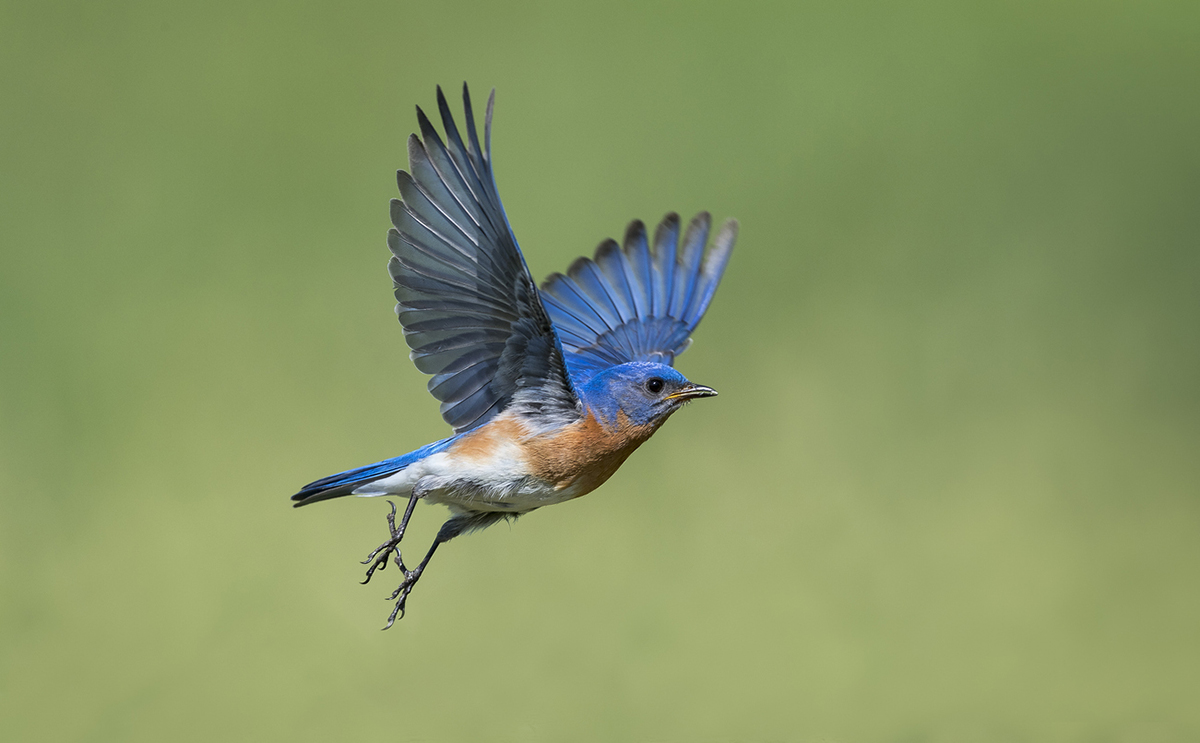
#> input picture Computer Vision/Bölümler/DATA/21_bird.jpg, 1200 x 743 px, found by its file name
$ jupyter execute Ornek4.6.ipynb   (shell and % lines are left out)
#> lines starting #> are read from the running program, lines starting #| are printed output that depends on the picture; after the words box and inside, x2 and y2 are one past the last pixel; in counts of white or black regions, pixels touching at a corner belong together
[cell 1]
import numpy as np
import cv2

import matplotlib.pyplot as plt

[cell 2]
# Örnek 4.6 - Canny Edge Detection

img = cv2.imread('DATA/21_bird.jpg')
#> img is the input picture: shape (743, 1200, 3); mean B, G, R 101, 150, 134.8

result1 = cv2.Canny(img,80,80)
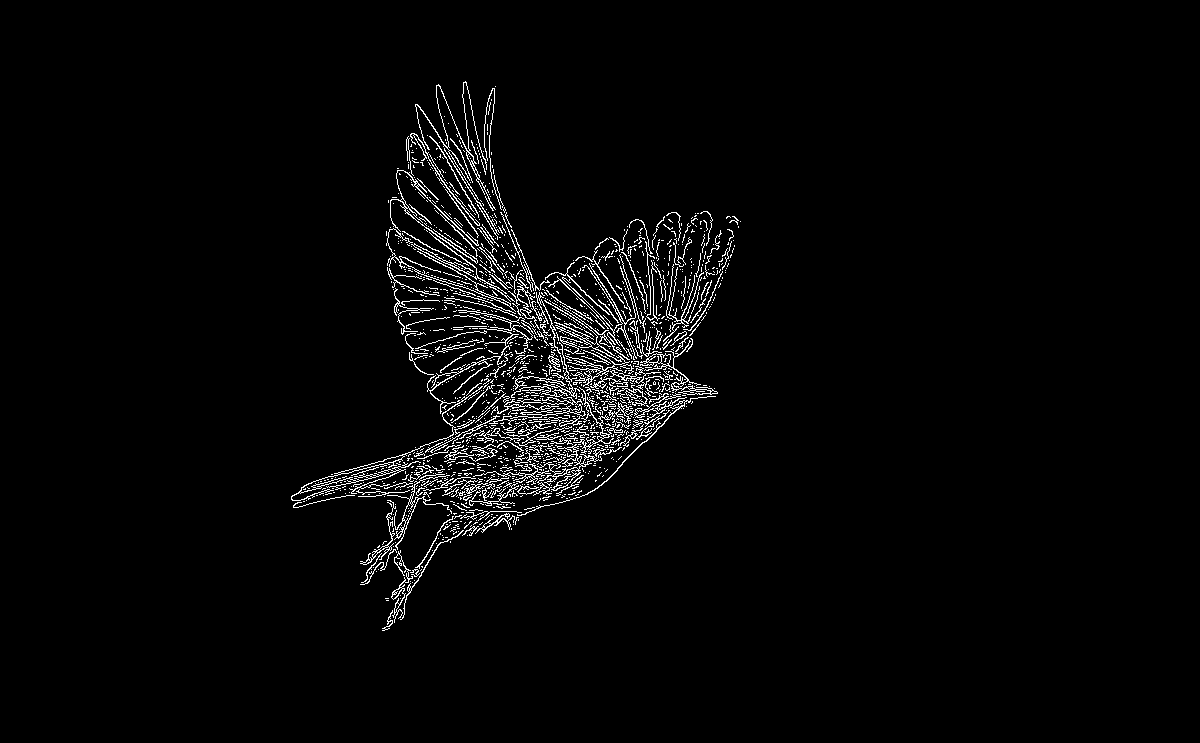
#> result1: shape (743, 1200); 2.7% white in thin lines or dots, all inside (x1, y1, x2, y2) = (291, 81, 741, 631)

medianValue = np.median(img)
#> medianValue = 129
lowTH = int(max(0 ,0.7 * medianValue))
#> lowTH = 90
highTH = int(min(255, 1.3 * medianValue))
#> highTH = 167

result2 = cv2.Canny(img,lowTH,highTH,L2gradient=True)
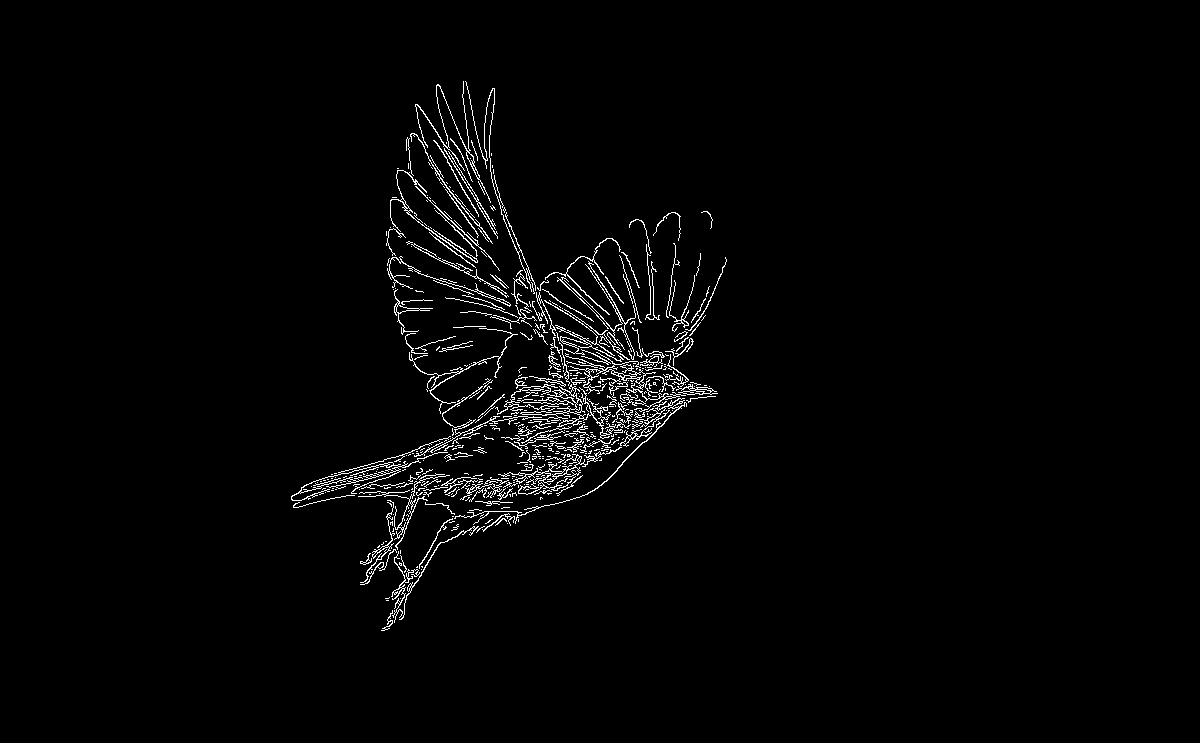
#> result2: shape (743, 1200); 2% white in thin lines or dots, all inside (x1, y1, x2, y2) = (291, 81, 727, 631)

f, eksen = plt.subplots(1,3,figsize=(17,7))
eksen[0].imshow(cv2.cvtColor(img,cv2.COLOR_BGR2RGB))
eksen[1].imshow(result1,cmap="gray")
eksen[2].imshow(result2,cmap="gray")
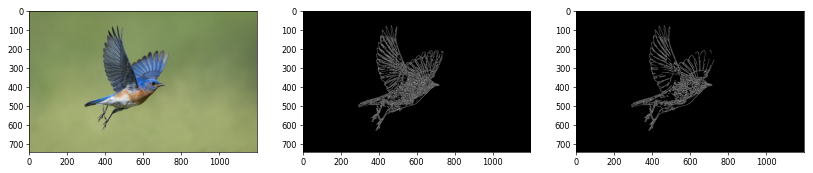
#> figure drawn by matplotlib, 3 panels
